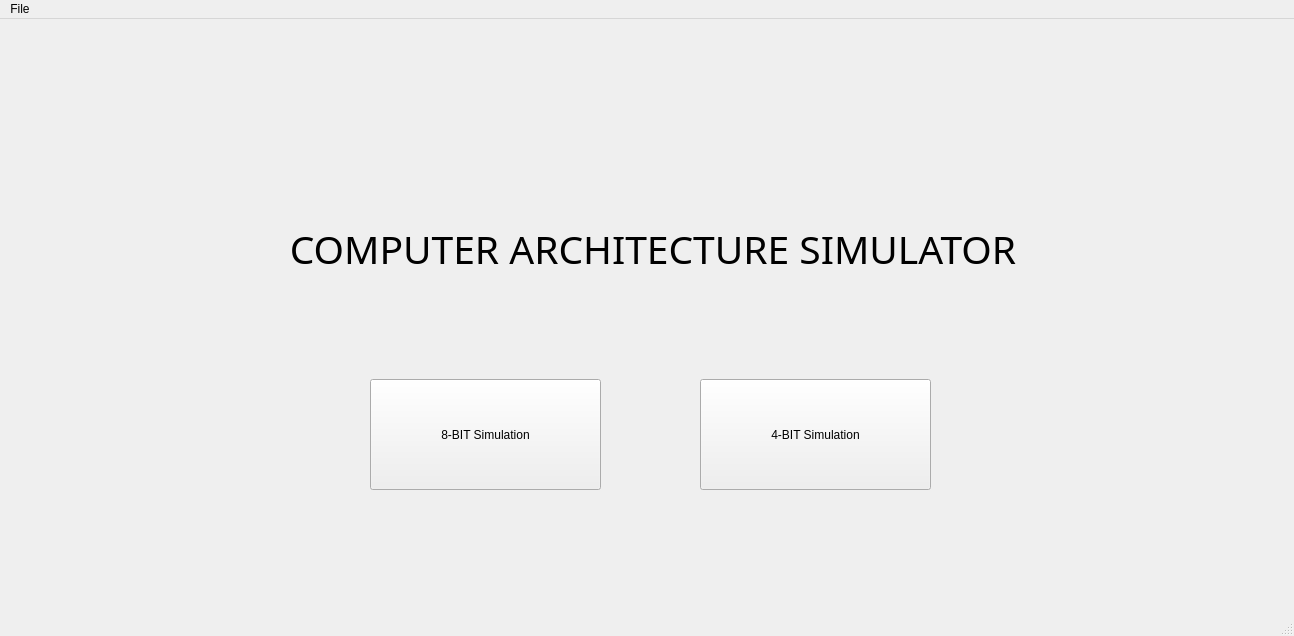
<?xml version="1.0" encoding="UTF-8"?>
<ui version="4.0">
 <class>MainWindow</class>
 <widget class="QMainWindow" name="MainWindow">
  <property name="geometry">
   <rect>
    <x>0</x>
    <y>0</y>
    <width>1294</width>
    <height>636</height>
   </rect>
  </property>
  <property name="windowTitle">
   <string>Emulator</string>
  </property>
  <widget class="QWidget" name="centralwidget">
   <widget class="QStackedWidget" name="stackedWidget">
    <property name="geometry">
     <rect>
      <x>0</x>
      <y>0</y>
      <width>1311</width>
      <height>581</height>
     </rect>
    </property>
    <widget class="QWidget" name="page">
     <widget class="QLabel" name="Title">
      <property name="geometry">
       <rect>
        <x>188</x>
        <y>200</y>
        <width>930</width>
        <height>60</height>
       </rect>
      </property>
      <property name="font">
       <font>
        <family>Impact</family>
        <pointsize>29</pointsize>
       </font>
      </property>
      <property name="text">
       <string>COMPUTER ARCHITECTURE SIMULATOR</string>
      </property>
      <property name="textFormat">
       <enum>Qt::PlainText</enum>
      </property>
      <property name="alignment">
       <set>Qt::AlignCenter</set>
      </property>
      <property name="textInteractionFlags">
       <set>Qt::NoTextInteraction</set>
      </property>
     </widget>
     <widget class="QPushButton" name="button_8bit">
      <property name="geometry">
       <rect>
        <x>370</x>
        <y>360</y>
        <width>231</width>
        <height>111</height>
       </rect>
      </property>
      <property name="text">
       <string>8-BIT Simulation</string>
      </property>
     </widget>
     <widget class="QPushButton" name="button_4bit">
      <property name="geometry">
       <rect>
        <x>700</x>
        <y>360</y>
        <width>231</width>
        <height>111</height>
       </rect>
      </property>
      <property name="text">
       <string>4-BIT Simulation</string>
      </property>
     </widget>
    </widget>
    <widget class="QWidget" name="page_2">
     <widget class="QLabel" name="label_3">
      <property name="geometry">
       <rect>
        <x>420</x>
        <y>300</y>
        <width>131</width>
        <height>31</height>
       </rect>
      </property>
      <property name="text">
       <string>ACCUMULATOR</string>
      </property>
      <property name="alignment">
       <set>Qt::AlignLeading|Qt::AlignLeft|Qt::AlignVCenter</set>
      </property>
     </widget>
     <widget class="QPushButton" name="clockbutton">
      <property name="geometry">
       <rect>
        <x>620</x>
        <y>329</y>
        <width>131</width>
        <height>31</height>
       </rect>
      </property>
      <property name="text">
       <string>CLOCK++</string>
      </property>
     </widget>
     <widget class="QLineEdit" name="currentInstructionBox">
      <property name="geometry">
       <rect>
        <x>620</x>
        <y>251</y>
        <width>131</width>
        <height>31</height>
       </rect>
      </property>
      <property name="alignment">
       <set>Qt::AlignCenter</set>
      </property>
      <property name="readOnly">
       <bool>true</bool>
      </property>
     </widget>
     <widget class="QLineEdit" name="currentInstructionName">
      <property name="geometry">
       <rect>
        <x>620</x>
        <y>170</y>
        <width>131</width>
        <height>31</height>
       </rect>
      </property>
      <property name="alignment">
       <set>Qt::AlignCenter</set>
      </property>
      <property name="readOnly">
       <bool>true</bool>
      </property>
     </widget>
     <widget class="QLineEdit" name="INPUTREG">
      <property name="geometry">
       <rect>
        <x>420</x>
        <y>171</y>
        <width>131</width>
        <height>31</height>
       </rect>
      </property>
      <property name="alignment">
       <set>Qt::AlignCenter</set>
      </property>
     </widget>
     <widget class="QLineEdit" name="OUTPUTREG">
      <property name="geometry">
       <rect>
        <x>420</x>
        <y>250</y>
        <width>131</width>
        <height>31</height>
       </rect>
      </property>
      <property name="alignment">
       <set>Qt::AlignCenter</set>
      </property>
      <property name="readOnly">
       <bool>true</bool>
      </property>
     </widget>
     <widget class="QLabel" name="label_4">
      <property name="geometry">
       <rect>
        <x>620</x>
        <y>210</y>
        <width>171</width>
        <height>41</height>
       </rect>
      </property>
      <property name="text">
       <string>Current Instruction Address</string>
      </property>
     </widget>
     <widget class="QLabel" name="label_5">
      <property name="geometry">
       <rect>
        <x>620</x>
        <y>130</y>
        <width>171</width>
        <height>41</height>
       </rect>
      </property>
      <property name="text">
       <string>Current Instruction Name</string>
      </property>
     </widget>
     <widget class="QLineEdit" name="AccumulatorBox">
      <property name="geometry">
       <rect>
        <x>420</x>
        <y>330</y>
        <width>131</width>
        <height>31</height>
       </rect>
      </property>
      <property name="alignment">
       <set>Qt::AlignCenter</set>
      </property>
      <property name="readOnly">
       <bool>true</bool>
      </property>
     </widget>
     <widget class="QLabel" name="label">
      <property name="geometry">
       <rect>
        <x>420</x>
        <y>140</y>
        <width>131</width>
        <height>31</height>
       </rect>
      </property>
      <property name="text">
       <string>INPUT REGISTER</string>
      </property>
      <property name="alignment">
       <set>Qt::AlignLeading|Qt::AlignLeft|Qt::AlignVCenter</set>
      </property>
     </widget>
     <widget class="QLabel" name="label_2">
      <property name="geometry">
       <rect>
        <x>420</x>
        <y>219</y>
        <width>131</width>
        <height>31</height>
       </rect>
      </property>
      <property name="text">
       <string>OUTPUT REGISTER</string>
      </property>
      <property name="alignment">
       <set>Qt::AlignLeading|Qt::AlignLeft|Qt::AlignVCenter</set>
      </property>
     </widget>
     <widget class="QTextEdit" name="textEdit">
      <property name="geometry">
       <rect>
        <x>10</x>
        <y>20</y>
        <width>391</width>
        <height>521</height>
       </rect>
      </property>
      <property name="readOnly">
       <bool>true</bool>
      </property>
     </widget>
     <widget class="QTextEdit" name="testbox">
      <property name="geometry">
       <rect>
        <x>420</x>
        <y>390</y>
        <width>361</width>
        <height>151</height>
       </rect>
      </property>
      <property name="readOnly">
       <bool>true</bool>
      </property>
     </widget>
     <widget class="QPushButton" name="change_sim">
      <property name="geometry">
       <rect>
        <x>1120</x>
        <y>50</y>
        <width>151</width>
        <height>61</height>
       </rect>
      </property>
      <property name="text">
       <string>Change Simulation</string>
      </property>
     </widget>
     <widget class="QLineEdit" name="lineEdit">
      <property name="geometry">
       <rect>
        <x>800</x>
        <y>130</y>
        <width>471</width>
        <height>81</height>
       </rect>
      </property>
      <property name="font">
       <font>
        <pointsize>49</pointsize>
        <weight>75</weight>
        <bold>true</bold>
        <underline>false</underline>
        <strikeout>false</strikeout>
        <stylestrategy>PreferDefault</stylestrategy>
        <kerning>true</kerning>
       </font>
      </property>
      <property name="styleSheet">
       <string notr="true">color: rgb(0, 253, 255);
</string>
      </property>
      <property name="text">
       <string>LCD</string>
      </property>
      <property name="alignment">
       <set>Qt::AlignCenter</set>
      </property>
      <property name="readOnly">
       <bool>true</bool>
      </property>
      <property name="clearButtonEnabled">
       <bool>false</bool>
      </property>
     </widget>
     <widget class="QLabel" name="label_8">
      <property name="geometry">
       <rect>
        <x>800</x>
        <y>50</y>
        <width>91</width>
        <height>31</height>
       </rect>
      </property>
      <property name="text">
       <string>Data in (D)</string>
      </property>
     </widget>
     <widget class="QLabel" name="label_6">
      <property name="geometry">
       <rect>
        <x>1020</x>
        <y>50</y>
        <width>91</width>
        <height>31</height>
       </rect>
      </property>
      <property name="text">
       <string>Data Out (S)</string>
      </property>
     </widget>
     <widget class="QLineEdit" name="DataOutField">
      <property name="geometry">
       <rect>
        <x>1020</x>
        <y>80</y>
        <width>81</width>
        <height>31</height>
       </rect>
      </property>
      <property name="readOnly">
       <bool>true</bool>
      </property>
     </widget>
     <widget class="QLineEdit" name="DatainFIeld">
      <property name="geometry">
       <rect>
        <x>800</x>
        <y>80</y>
        <width>81</width>
        <height>31</height>
       </rect>
      </property>
      <property name="font">
       <font>
        <pointsize>1</pointsize>
       </font>
      </property>
      <property name="readOnly">
       <bool>true</bool>
      </property>
     </widget>
     <widget class="QLabel" name="label_7">
      <property name="geometry">
       <rect>
        <x>910</x>
        <y>50</y>
        <width>91</width>
        <height>31</height>
       </rect>
      </property>
      <property name="text">
       <string>Address (A)</string>
      </property>
     </widget>
     <widget class="QLineEdit" name="AddressField">
      <property name="geometry">
       <rect>
        <x>910</x>
        <y>80</y>
        <width>81</width>
        <height>31</height>
       </rect>
      </property>
      <property name="readOnly">
       <bool>true</bool>
      </property>
     </widget>
     <widget class="QPushButton" name="numpadB">
      <property name="geometry">
       <rect>
        <x>1160</x>
        <y>450</y>
        <width>113</width>
        <height>90</height>
       </rect>
      </property>
      <property name="text">
       <string>B</string>
      </property>
     </widget>
     <widget class="QPushButton" name="numpad0">
      <property name="enabled">
       <bool>true</bool>
      </property>
      <property name="geometry">
       <rect>
        <x>800</x>
        <y>230</y>
        <width>113</width>
        <height>91</height>
       </rect>
      </property>
      <property name="text">
       <string>0</string>
      </property>
     </widget>
     <widget class="QPushButton" name="numpad8">
      <property name="geometry">
       <rect>
        <x>800</x>
        <y>450</y>
        <width>113</width>
        <height>90</height>
       </rect>
      </property>
      <property name="text">
       <string>8</string>
      </property>
     </widget>
     <widget class="QPushButton" name="numpad2">
      <property name="geometry">
       <rect>
        <x>1040</x>
        <y>230</y>
        <width>113</width>
        <height>90</height>
       </rect>
      </property>
      <property name="text">
       <string>2</string>
      </property>
     </widget>
     <widget class="QPushButton" name="numpad4">
      <property name="geometry">
       <rect>
        <x>800</x>
        <y>340</y>
        <width>113</width>
        <height>90</height>
       </rect>
      </property>
      <property name="text">
       <string>4</string>
      </property>
     </widget>
     <widget class="QPushButton" name="numpad7">
      <property name="geometry">
       <rect>
        <x>1160</x>
        <y>340</y>
        <width>113</width>
        <height>90</height>
       </rect>
      </property>
      <property name="text">
       <string>7</string>
      </property>
     </widget>
     <widget class="QPushButton" name="numpad1">
      <property name="geometry">
       <rect>
        <x>920</x>
        <y>230</y>
        <width>113</width>
        <height>91</height>
       </rect>
      </property>
      <property name="text">
       <string>1</string>
      </property>
     </widget>
     <widget class="QPushButton" name="numpad6">
      <property name="geometry">
       <rect>
        <x>1040</x>
        <y>340</y>
        <width>113</width>
        <height>90</height>
       </rect>
      </property>
      <property name="text">
       <string>6</string>
      </property>
     </widget>
     <widget class="QPushButton" name="numpad3">
      <property name="geometry">
       <rect>
        <x>1160</x>
        <y>230</y>
        <width>113</width>
        <height>90</height>
       </rect>
      </property>
      <property name="text">
       <string>3</string>
      </property>
     </widget>
     <widget class="QPushButton" name="numpad5">
      <property name="geometry">
       <rect>
        <x>920</x>
        <y>340</y>
        <width>113</width>
        <height>90</height>
       </rect>
      </property>
      <property name="text">
       <string>5</string>
      </property>
     </widget>
     <widget class="QPushButton" name="numpad9">
      <property name="geometry">
       <rect>
        <x>920</x>
        <y>450</y>
        <width>113</width>
        <height>90</height>
       </rect>
      </property>
      <property name="text">
       <string>9</string>
      </property>
     </widget>
     <widget class="QPushButton" name="numpadA">
      <property name="geometry">
       <rect>
        <x>1040</x>
        <y>450</y>
        <width>113</width>
        <height>90</height>
       </rect>
      </property>
      <property name="text">
       <string>A</string>
      </property>
     </widget>
     <widget class="QLabel" name="label_9">
      <property name="geometry">
       <rect>
        <x>800</x>
        <y>20</y>
        <width>301</width>
        <height>31</height>
       </rect>
      </property>
      <property name="font">
       <font>
        <family>Impact</family>
        <pointsize>12</pointsize>
       </font>
      </property>
      <property name="text">
       <string>RAM STATS</string>
      </property>
      <property name="alignment">
       <set>Qt::AlignLeading|Qt::AlignLeft|Qt::AlignVCenter</set>
      </property>
     </widget>
    </widget>
    <widget class="QWidget" name="page_3">
     <widget class="QPushButton" name="change_sim_2">
      <property name="geometry">
       <rect>
        <x>1120</x>
        <y>50</y>
        <width>151</width>
        <height>61</height>
       </rect>
      </property>
      <property name="text">
       <string>Change Simulation</string>
      </property>
     </widget>
    </widget>
   </widget>
  </widget>
  <widget class="QMenuBar" name="menubar">
   <property name="geometry">
    <rect>
     <x>0</x>
     <y>0</y>
     <width>1294</width>
     <height>26</height>
    </rect>
   </property>
   <widget class="QMenu" name="menuFile">
    <property name="title">
     <string>File</string>
    </property>
    <addaction name="actionOpen"/>
   </widget>
   <addaction name="menuFile"/>
  </widget>
  <widget class="QStatusBar" name="statusbar"/>
  <action name="actionOpen">
   <property name="text">
    <string>Open</string>
   </property>
  </action>
 </widget>
 <resources/>
 <connections/>
</ui>
